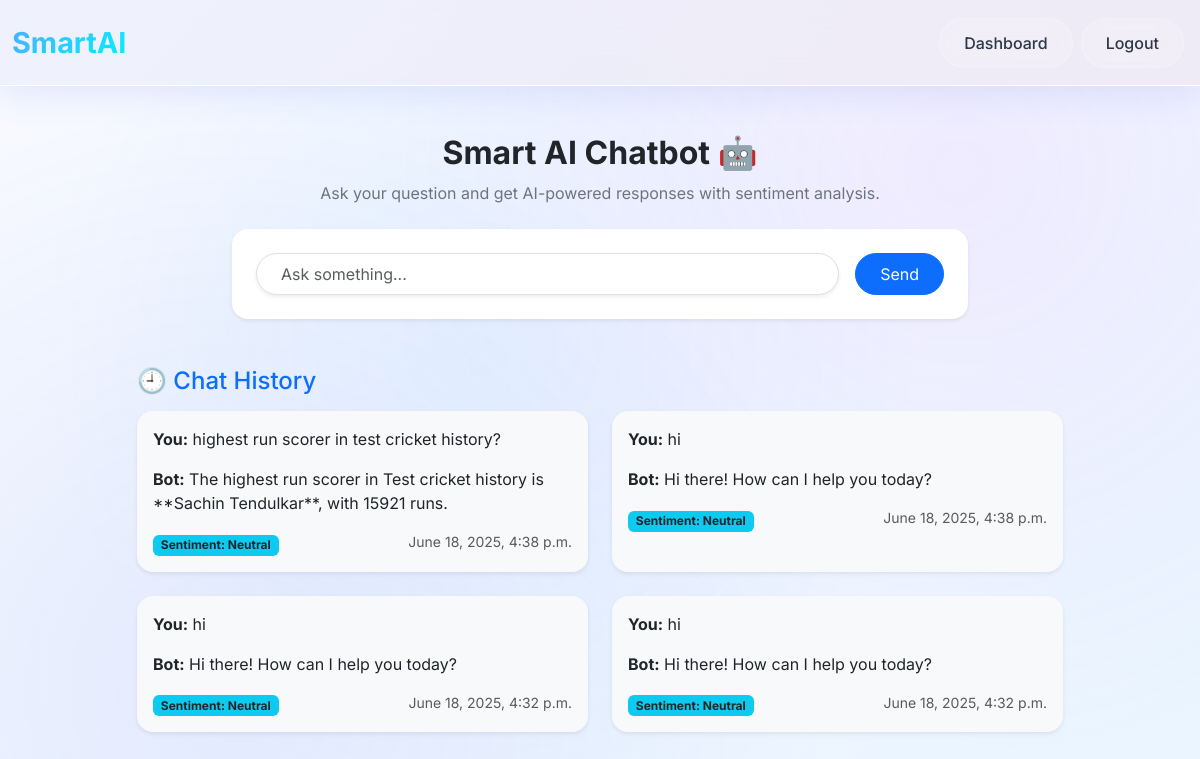
The app's page /chatbot/ (signed in) with its own data.
### main/models.py (models this page shows, shortened)
class ChatHistory(models.Model):
    user = models.ForeignKey(User, on_delete=models.CASCADE)
    user_message = models.TextField()
    bot_response = models.TextField()
    sentiment = models.CharField(max_length=20)
    timestamp = models.DateTimeField(auto_now_add=True)

### main/views.py (the view, shortened to what this page needs)
# urls.py: path('chatbot/', views.chatbot_view, name='chatbot'),
@login_required
def chatbot_view(request):
    response_text = ""
    history = []
    if request.user.is_authenticated:
        history = ChatHistory.objects.filter(user=request.user).order_by('-timestamp')[:10]
    return render(request, 'main/chatbot.html', {
        'response': response_text,
        'history': history
    })

### templates/main/chatbot.html (shortened to what this page needs)
{% extends 'base.html' %}
{% block content %}
<div class="container mt-5">
  <div class="text-center mb-4">
    <h2 class="fw-bold text-gradient">Smart AI Chatbot 🤖</h2>
    <p class="text-secondary">Ask your question and get AI-powered responses with sentiment analysis.</p>
  </div>
  <div class="row justify-content-center mb-5">
    <div class="col-md-8">
      <div class="card shadow-sm border-0 rounded-4 p-4 bg-white">
        <form method="POST" class="d-flex flex-column flex-sm-row gap-3 align-items-center">
          <input type="text" name="message" class="form-control rounded-pill px-4 py-2 shadow-sm" placeholder="Ask something..." required>
          <button type="submit" class="btn btn-primary rounded-pill px-4 py-2">Send</button>
        </form>
      </div>
    </div>
  </div>
  <div class="row justify-content-center">
    <div class="col-md-10">
      <h4 class="mb-3 text-primary">🕘 Chat History</h4>
      {% if history %}
        <div class="row row-cols-1 row-cols-md-2 g-4">
          {% for chat in history %}
            <div class="col">
              <div class="card h-100 shadow-sm border-0 rounded-4 p-3 bg-light">
                <p><strong class="text-dark">You:</strong> {{ chat.user_message }}</p>
                <p><strong class="text-dark">Bot:</strong> {{ chat.bot_response }}</p>
                <p class="mb-0">
                  <span class="badge bg-info text-dark">Sentiment: {{ chat.sentiment }}</span>
                  <small class="text-muted float-end">{{ chat.timestamp }}</small>
                </p>
              </div>
            </div>
          {% endfor %}
        </div>
      {% else %}
        <div class="alert alert-warning border-0 rounded-3">
          No chat history available.
        </div>
      {% endif %}
    </div>
  </div>
</div>
{% endblock %}

### templates/base.html (shortened to what this page needs)
<!DOCTYPE html>
<html lang="en">
<head>
    <link href="https://cdn.jsdelivr.net/npm/bootstrap@5.3.0/dist/css/bootstrap.min.css" rel="stylesheet">
</head>
<body>
<nav class="navbar navbar-expand-lg navbar-dark">
  <div class="container-fluid">
    <a class="navbar-brand" href="{% url 'home' %}">SmartAI</a>
    <div class="collapse navbar-collapse" id="navbarNav">
      <ul class="navbar-nav ms-auto">
        {% if user.is_authenticated %}
          <li class="nav-item">
            <a class="nav-link" href="{% url 'dashboard' %}">Dashboard</a>
          </li>
          <li class="nav-item">
            <a class="nav-link" href="{% url 'logout' %}">Logout</a>
          </li>
        {% endif %}
      </ul>
    </div>
  </div>
</nav>
<main>
{% block content %}
{% endblock %}
</main>
</body>
</html>

### templates/base.html (style rules this page uses)
:root { --primary-gradient: linear-gradient(135deg, #667eea 0%, #764ba2 100%); --secondary-gradient: linear-gradient(135deg, #f093fb 0%, #f5576c 100%); --accent-gradient: linear-gradient(135deg, #4facfe 0%, #00f2fe 100%); --light-gradient: linear-gradient(135deg, #f8f9ff 0%, #e8f4ff 100%); --glass-bg: rgba(255, 255, 255, 0.8); --glass-border: rgba(255, 255, 255, 0.3); --shadow-glow: 0 8px 32px rgba(102, 126, 234, 0.15); --text-primary: #2d3748; --text-secondary: #4a5568; --nav-text: #ffffff; }
* { margin: 0; padding: 0; box-sizing: border-box; }
body { font-family: 'Inter', sans-serif; background: var(--light-gradient); min-height: 100vh; overflow-x: hidden; position: relative; }
body::before { content: ''; position: fixed; top: 0; left: 0; width: 100%; height: 100%; background: radial-gradient(circle at 20% 80%, rgba(102, 126, 234, 0.1) 0%, transparent 50%), radial-gradient(circle at 80% 20%, rgba(240, 147, 251, 0.1) 0%, transparent 50%), radial-gradient(circle at 40% 40%, rgba(79, 172, 254, 0.08) 0%, transparent 50%); z-index: -1; animation: float 20s ease-in-out infinite; }
.navbar { background: var(--glass-bg) !important; backdrop-filter: blur(20px); -webkit-backdrop-filter: blur(20px); border-bottom: 1px solid var(--glass-border); box-shadow: var(--shadow-glow); padding: 1rem 0; transition: all 0.3s ease; position: relative; z-index: 1000; }
.navbar::before { content: ''; position: absolute; top: 0; left: 0; right: 0; bottom: 0; background: var(--primary-gradient); opacity: 0.1; z-index: -1; }
.navbar-brand { font-weight: 700; font-size: 1.8rem; background: var(--accent-gradient); -webkit-background-clip: text; -webkit-text-fill-color: transparent; background-clip: text; text-decoration: none; position: relative; transition: all 0.3s ease; }
.navbar-brand::after { content: ''; position: absolute; bottom: -4px; left: 0; width: 0; height: 2px; background: var(--accent-gradient); transition: width 0.3s ease; }
.navbar-nav .nav-link { color: var(--text-primary) !important; font-weight: 500; padding: 0.75rem 1.5rem !important; margin: 0 0.25rem; border-radius: 50px; position: relative; transition: all 0.3s ease; overflow: hidden; background: rgba(255, 255, 255, 0.15); backdrop-filter: blur(10px); border: 1px solid rgba(255, 255, 255, 0.2); }
.navbar-nav .nav-link::before { content: ''; position: absolute; top: 0; left: -100%; width: 100%; height: 100%; background: var(--primary-gradient); transition: left 0.3s ease; z-index: -1; }
.container-fluid { position: relative; }
main { min-height: calc(100vh - 76px); position: relative; z-index: 1; }
.navbar-nav { position: relative; z-index: 10; }
.navbar-collapse { position: relative; z-index: 10; }
html { scroll-behavior: smooth; }

### records on screen
ChatHistory: user_message "highest run scorer in test cricket history?", bot_response "The highest run scorer in Test cricket history is **Sachin Tendulkar**, with 15921 runs.", sentiment "Neutral", timestamp "June 18, 2025, 4:38 p.m."
ChatHistory: user_message "hi", bot_response "Hi there! How can I help you today?", sentiment "Neutral", timestamp "June 18, 2025, 4:38 p.m."
ChatHistory: user_message "hi", bot_response "Hi there! How can I help you today?", sentiment "Neutral", timestamp "June 18, 2025, 4:32 p.m."
ChatHistory: user_message "hi", bot_response "Hi there! How can I help you today?", sentiment "Neutral", timestamp "June 18, 2025, 4:32 p.m."
